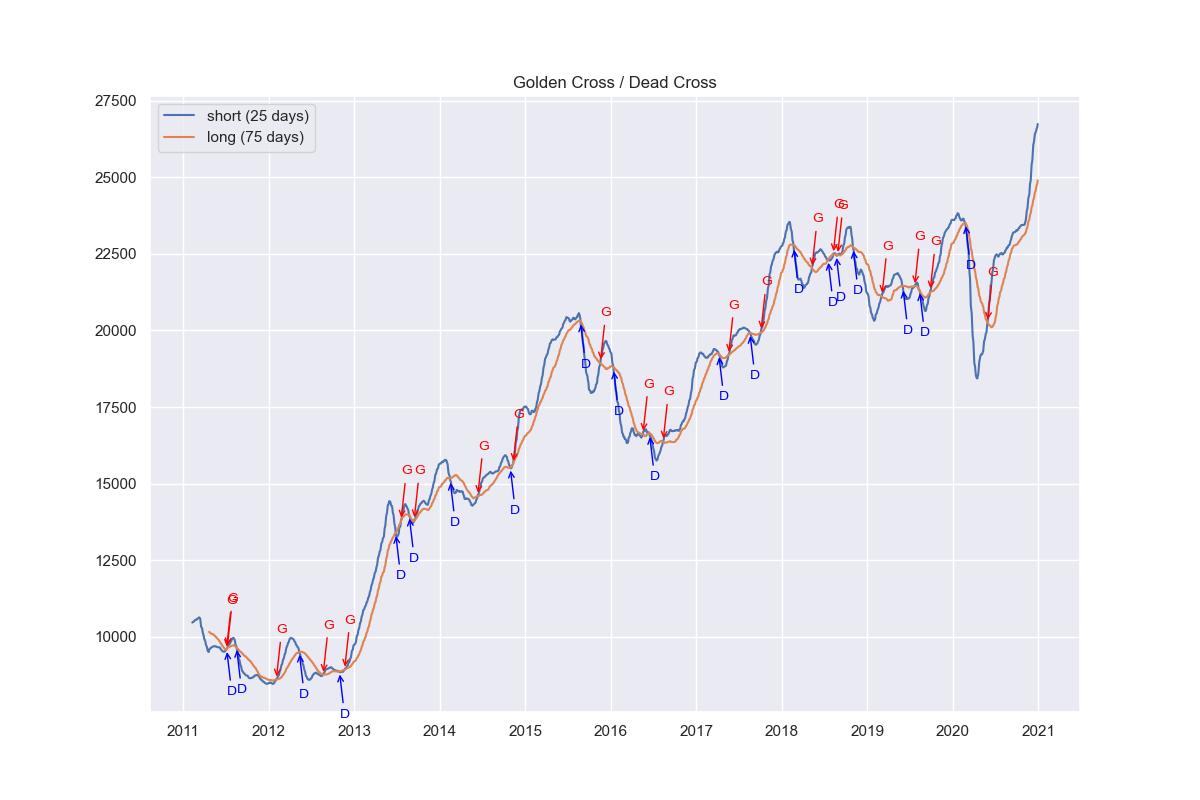

Reproduce this figure in Python.
import os
import datetime
import pandas as pd
import pandas_datareader
import talib
import matplotlib.pyplot as plt
import seaborn as sns

START_DATE = datetime.date(2011, 1, 1)
END_DATE = datetime.date(2020, 12, 31)


def get_stock(ticker, start_date, end_date):
    '''
    get stock data from Yahoo Finance
    '''
    dirname = 'data'
    os.makedirs(dirname, exist_ok=True)
    fname = f'{dirname}/{ticker}.pkl'
    df_stock = pd.DataFrame()
    if os.path.exists(fname):
        df_stock = pd.read_pickle(fname)
        start_date = df_stock.index.max() + datetime.timedelta(days=1)
    if end_date > start_date:
        df = pandas_datareader.data.DataReader(
            ticker, 'yahoo', start_date, end_date)
        df_stock = pd.concat([df_stock, df[~df.index.isin(df_stock.index)]])
        df_stock.to_pickle(fname)
    return df_stock


def main():
    short_term = 25
    long_term = 75

    df = get_stock('^N225', START_DATE, END_DATE)

    # 移動平均を求める
    df['short_ma'] = talib.SMA(df['Close'], timeperiod=short_term)
    df['long_ma'] = talib.SMA(df['Close'], timeperiod=long_term)

    # クロスしている箇所を見つける
    df['diff'] = df['long_ma'] - df['short_ma']
    df_cross = df[df['diff'] * df['diff'].shift() < 0]
    df['golden_cross'] = df.index.isin(df_cross[df_cross['diff'] < 0].index)
    df['dead_cross'] = df.index.isin(df_cross[df_cross['diff'] > 0].index)

    # グラフで表示する
    sns.set()
    fig, ax = plt.subplots(figsize=(12, 8))
    ax.plot(df['short_ma'], label=f'short ({short_term} days)')
    ax.plot(df['long_ma'], label=f'long ({long_term} days)')
    ax.set_title('Golden Cross / Dead Cross')
    ax.legend()
    for index, row in df[df['golden_cross']].iterrows():
        ax.annotate('G', xy=(index, row['short_ma']),
                    xytext=(index, row['short_ma'] + 1500),
                    size=10, color='red',
                    arrowprops={'arrowstyle': '->', 'color': 'red'})
    for index, row in df[df['dead_cross']].iterrows():
        ax.annotate('D', xy=(index, row['short_ma']),
                    xytext=(index, row['short_ma'] - 1500),
                    size=10, color='blue',
                    arrowprops={'arrowstyle': '->', 'color': 'blue'})
    plt.savefig('cross1.png')
    plt.show()


if __name__ == '__main__':
    main()
